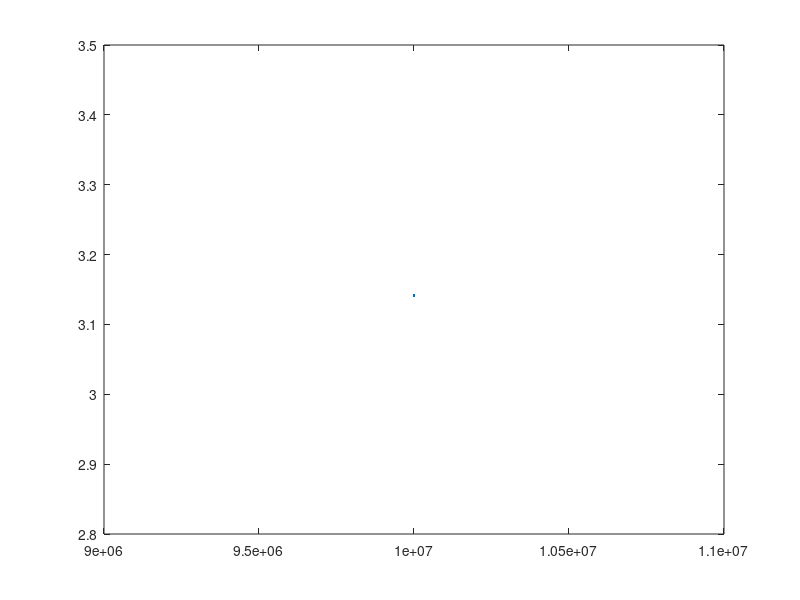

This figure's MATLAB source:
% MonteCarlo Pi
% MCPi_0.m
% M. Saum 8/31/2017
clear;

rand("seed",6188);

NTrials = [10000000];
Ncases = numel(NTrials);
PiEst = zeros(Ncases,1);

for i =1:Ncases 
  x = rand(NTrials(i), 1);
  y = rand(NTrials(i), 1);
  Rcount = sum(x.^2+y.^2 <=1);
  PiEst(i) = 4*Rcount/NTrials(i);
end

dlmwrite("MCPi_0_m.txt",[NTrials,PiEst]);

hf = figure();
plot(NTrials',PiEst');
print(hf,"MCPi_0_m.pdf");
